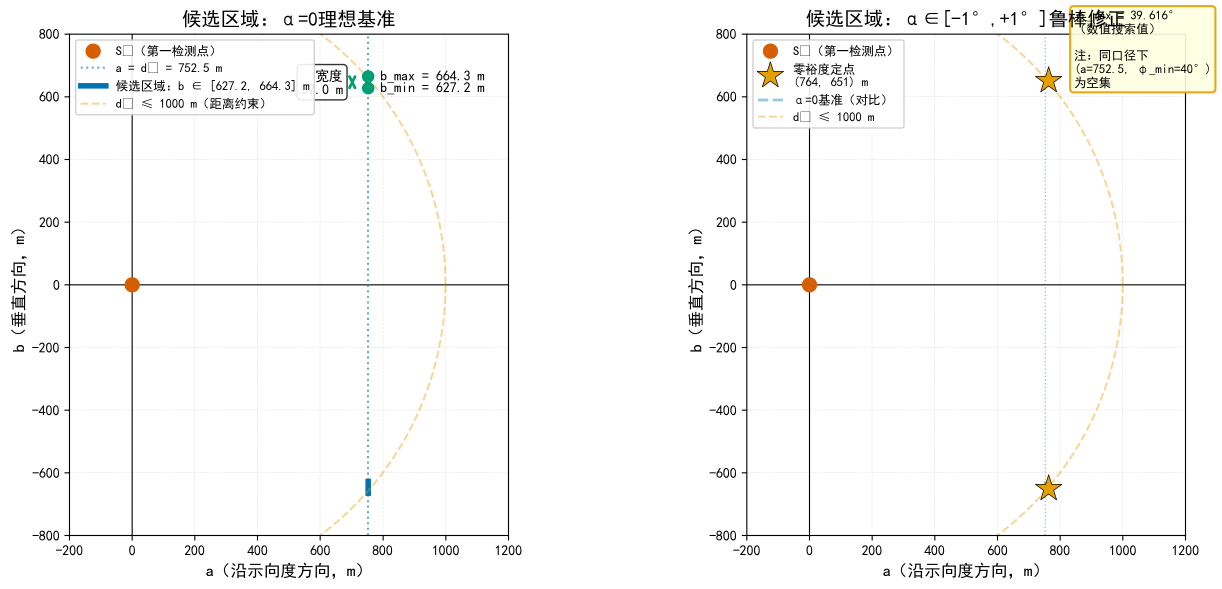
#> input picture 01_我的竞赛作品/2026_国赛数学建模竞赛/99_归档/过程文档/交付准备区_历史/Q2历史交付/Q2_待交付_最终版/图_v2.1_基础修订/Fig1_候选区域对比_v2.1.png, 3664 x 1766 px (shown at 1/3 size); its folder holds only this picture in this run
$ python Q2_palette_audit.py
#> lines starting #> are read from the running program, lines starting #| are printed output that depends on the picture
# -*- coding: utf-8 -*-
"""Palette / label audit of the 12 delivered PNGs (exact-pixel colour census)."""
import glob, os, struct
from collections import Counter
from PIL import Image

OKABE = {"#0072B2":"blue","#E69F00":"orange","#009E73":"bluish green","#D55E00":"vermillion",
         "#56B4E9":"sky blue","#F0E442":"yellow","#CC79A7":"reddish purple","#999999":"grey"}
DEFAULT_MATPLOTLIB = {"#FF0000":"pure red","#00FF00":"pure green","#0000FF":"pure blue",
                      "#FFA500":"orange(x11)","#FFFF00":"yellow(x11)"}

def dpi_of(p):
    d = open(p,"rb").read(4000); i = 8
    while i+8 <= len(d):
        ln = struct.unpack(">I", d[i:i+4])[0]; t = d[i+4:i+8]
        if t == b"pHYs":
            px,py,u = struct.unpack(">IIB", d[i+8:i+17]); return round(px*0.0254,1) if u==1 else None
        i += 12+ln
    return None

for folder in ["图_v2.1_基础修订","图_v3.0_创新设计"]:
    base = "E:/CUMCM2026/交付准备区/Q2_待交付_最终版/"+folder
    print("="*90); print(folder)
    for p in sorted(glob.glob(base+"/*.png")):
        im = Image.open(p).convert("RGB")
        w,h = im.size
#> w = 3664; h = 1766
        small = im.resize((min(w,900), min(h,900)))
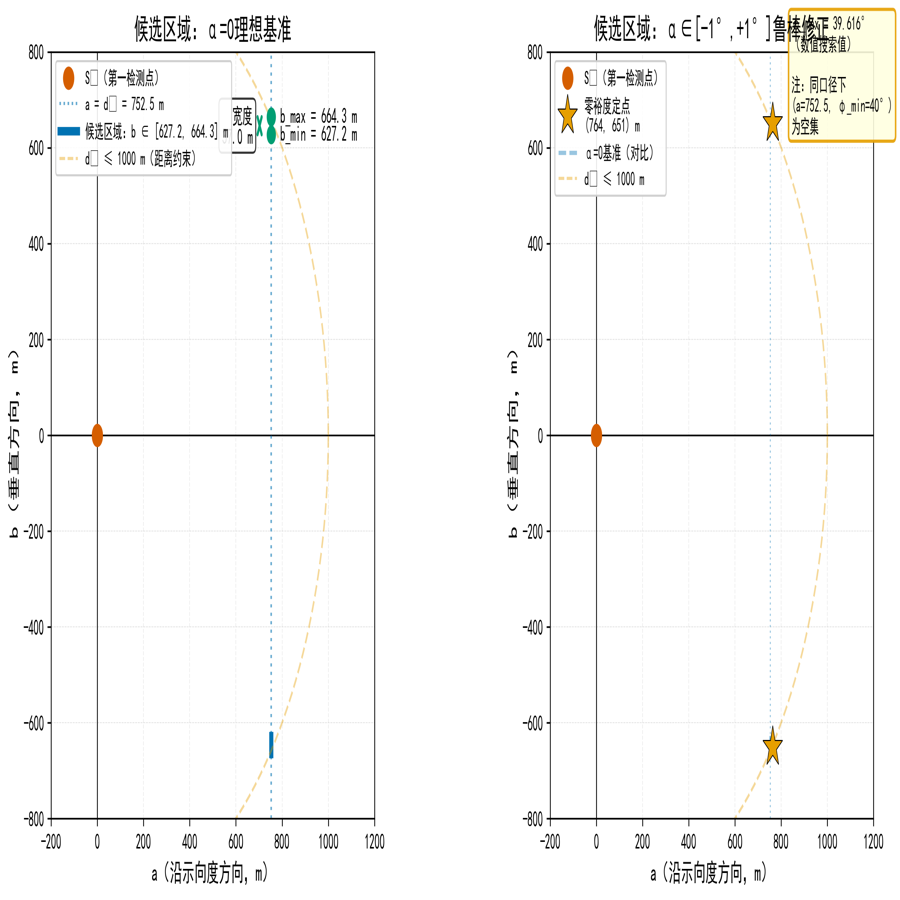
#> small: PIL image 900x900 RGB; mean R, G, B 248.3, 248.2, 247.2
        cnt = Counter(small.getdata())
#> cnt = 3648 items
        tot = sum(cnt.values())
#> tot = 810000
        hexes = {"#%02X%02X%02X"%c: n for c,n in cnt.items()}
#> hexes = 3648 items
        hit_ok = {k:v for k,v in hexes.items() if k in OKABE and v/tot > 0.0002}
#> hit_ok = {'#D55E00': 486, '#E69F00': 219}
        hit_def = {k:v for k,v in hexes.items() if k in DEFAULT_MATPLOTLIB and v/tot > 0.0002}
#> hit_def = 0 items
        # near-default detection (pure saturated primaries within +-6)
        near = 0
        for (r,g,b),n in cnt.items():
            if (r>249 and g<6 and b<6) or (g>249 and r<6 and b<6) or (b>249 and r<6 and g<6): near += n
#> this loop made 3648 passes
#> (r, g, b, n) on passes 1 to 3: (255, 255, 255, 723114), (252, 244, 225, 10), (249, 232, 195, 117)
#> after the loop, near = 0
        print("  %-30s %5dx%-5d dpi=%-6s %6.0fKB  okabe=%s  default=%s  pure_primary=%.2f%%"
              % (os.path.basename(p), w, h, str(dpi_of(p)), os.path.getsize(p)/1024,
                 sorted(hit_ok.keys()) or "-", sorted(hit_def.keys()) or "-", 100.0*near/tot))
#|   Fig1_候选区域对比_v2.1.png            3664x1766  dpi=300.0     293KB  okabe=['#D55E00', '#E69F00']  default=-  pure_primary=0.00%
